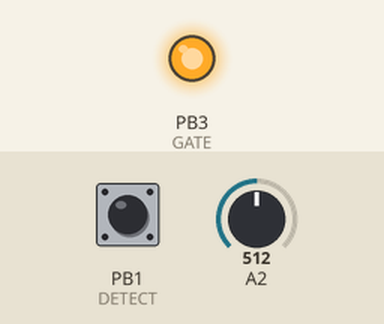
This sketch was run on a simulated ATtiny85, built with avr-gcc and run on an emulated ATtiny85. Parts: output pins drawn as LEDs (lit = HIGH). The inputs (shaded band) are chosen by the test bench; at power-on: PB1 (DETECT) HIGH, A2 = 512.

Above: at 1.2 s.
1.3 s: PB1 (DETECT) pulled LOW for 0.15 s
At 2.0 s:
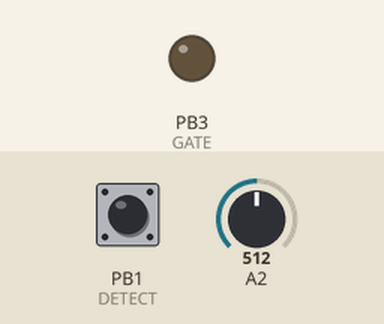
Timing chart, 0 to 4.3 s (numbered marks = the images above; inputs shaded):
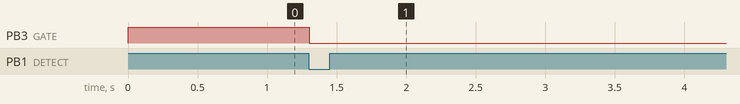

Measured:
- after the input at 1.3 s, PB3 (GATE): HIGH → LOW at once

The sketch:

AvrDimmerCoprocessor_V2B.ino
```cpp
// See also AvrDimmerCoprocessor_V2A.
// This code is a slightly altered version of the code from https://forum.arduino.cc/index.php?topic=314773.0
// The original version used pin 7 (interrupt 0) for zero cross detection.
// I do need that pin 7 for I2C serial communication purposes, so I did have to
// alter the code to use a different pin for the detector.
// To do that, I switched to use the general "Pin change interrupt", instead of the
// dedicated interrupt 0 pin.
// As the pin change interrupt triggers on both rising and falling edges, I did add
// a read of the logic level in the interrupt routine, to find the falling edge case.
//
// This version still uses the potmeter on ATTiny45 pin 3 to control the dimmer.
// And this one worked fine also!
//
// Thijs Kaper, October 2019.


// Voltage controlled dimmer with ATtiny85
//
// This arduino sketch includes a zero
// crossing detect function and an opto-isolated triac.
//
// AC Phase control is accomplished using the internal
// hardware timer1 in the ATtiny85
//
// Timing Sequence
// * timer is set up but disabled
// * zero crossing detected
// * timer starts counting from zero
// * comparator set to "delay to on" value
// * counter reaches comparator value
// * comparator ISR turns on triac gate
// * counter set to overflow - pulse width
// * counter reaches overflow
// * overflow ISR turns off triac gate
// * triac stops conducting at next zero cross

// The hardware timer runs at 8MHz.
// A half period of a 50Hz AC signal takes 10 ms is 80000 counts.
// Prescaler set to 1024 gives 78 counts per half period


#include <avr/io.h>
#include <avr/interrupt.h>

//#define DETECT 2      //zero cross detect, interrupt 0, is physical pin 7
#define DETECT PB1 // 1      //zero cross detect, pcint1, is physical pin 6
#define GATE 3        //triac gate is physical pin 2
#define PULSE 2       //trigger pulse width (counts)
#define INSTELPIN 2   // =A2 (digital pin4) is physical pin 3

void setup(){
  // set up pins
  pinMode(DETECT, INPUT);      //zero cross detect
  digitalWrite(DETECT, HIGH);  //enable pull-up resistor
  pinMode(GATE, OUTPUT);       //triac gate control

  // set up Timer1
  TCCR1 = 0;     // stop timer
  OCR1A = 50;    //initialize the comparator
  TIMSK = _BV(OCIE1A) | _BV(TOIE1);  //interrupt on Compare Match A | enable timer overflow interrupt

  // https://thewanderingengineer.com/2014/08/11/pin-change-interrupts-on-attiny85/
  GIMSK = 0b00100000;    // turns on pin change interrupts
  PCMSK = 0b00000010;    // turn on interrupts on PCINT1 = pin 6 = PB1

  sei();  // enable interrupts
  // set up zero crossing interrupt
  //attachInterrupt(0,zeroCrossingInterrupt, FALLING);
}

// Pin change interrupt
ISR(PCINT0_vect) {
  // pin change is both rising and falling, so check for LOW as that would be the wanted falling edge interrupt
  if (digitalRead(DETECT) == LOW) {
    TCNT1 = 0;   //reset timer - count from zero
    TCCR1 = B00001011;        // prescaler on 1024, see table 12.5 of the tiny85 datasheet
  }
}

//Interrupt Service Routines
//void zeroCrossingInterrupt(){
//  TCNT1 = 0;   //reset timer - count from zero
//  TCCR1 = B00001011;        // prescaler on 1024, see table 12.5 of the tiny85 datasheet
//}

ISR(TIMER1_COMPA_vect){    //comparator match
  digitalWrite(GATE,HIGH); //set triac gate to high
  TCNT1 = 255-PULSE;       //trigger pulse width, when TCNT1=255 timer1 overflows
}

ISR(TIMER1_OVF_vect){       //timer1 overflow
  digitalWrite(GATE,LOW);   //turn off triac gate
  TCCR1 = 0;                //disable timer stop unintended triggers
}

void loop(){     // use analog input to set the dimmer
int instelwaarde = analogRead(INSTELPIN);
OCR1A = map(instelwaarde, 0, 1023, 65, 2);
}
```
